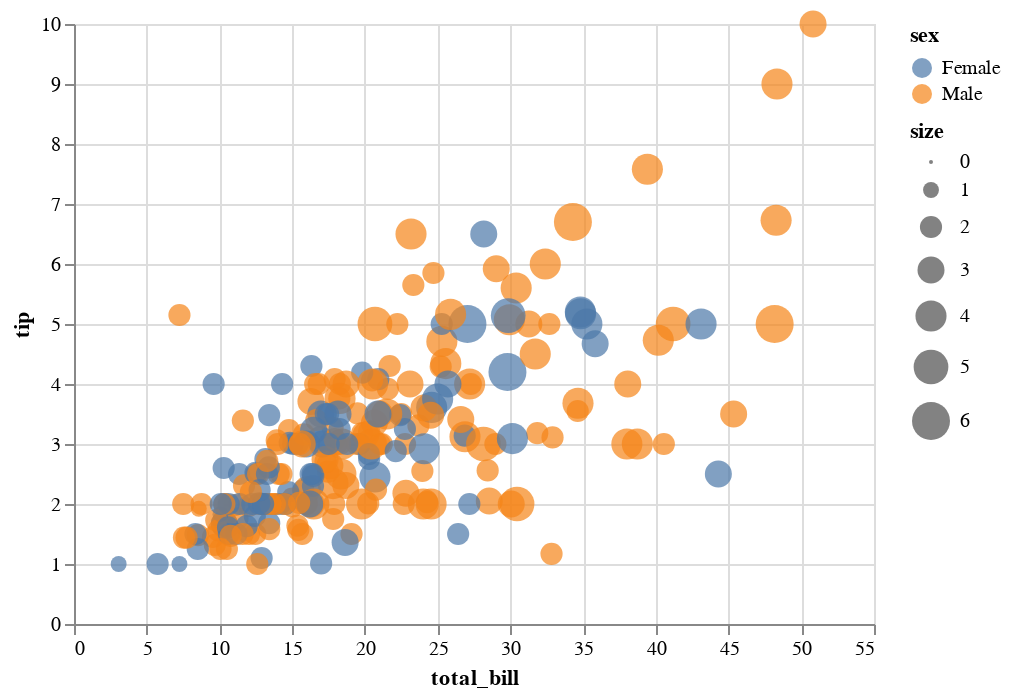

The notebook cell this image was saved under:
### Markdown cell above
**Exercise 2.** Repeat Exercise 1, but using Altair. Can you incorporate even more variables into this figure?

### Code cell
Chart(tips).mark_circle().encode(
    x="total_bill",
    y="tip",
    color="sex",
    size="size"
)

### Figure 1 — Vega-Lite specification as saved in the notebook (floating-point values rounded to 4 significant figures; data arrays with more than 128 entries replaced by an {"elided": "..."} marker saying what was removed)
{"config": {"view": {"continuousWidth": 400, "continuousHeight": 300}}, "data": {"name": "data-362d1a3aede62850ce7cd49b1d5f5d1d"}, "mark": "circle", "encoding": {"color": {"field": "sex", "type": "nominal"}, "size": {"field": "size", "type": "quantitative"}, "x": {"field": "total_bill", "type": "quantitative"}, "y": {"field": "tip", "type": "quantitative"}}, "$schema": "https://vega.github.io/schema/vega-lite/v4.17.0.json", "datasets": {"data-362d1a3aede62850ce7cd49b1d5f5d1d": {"elided": "244 records"}}}
